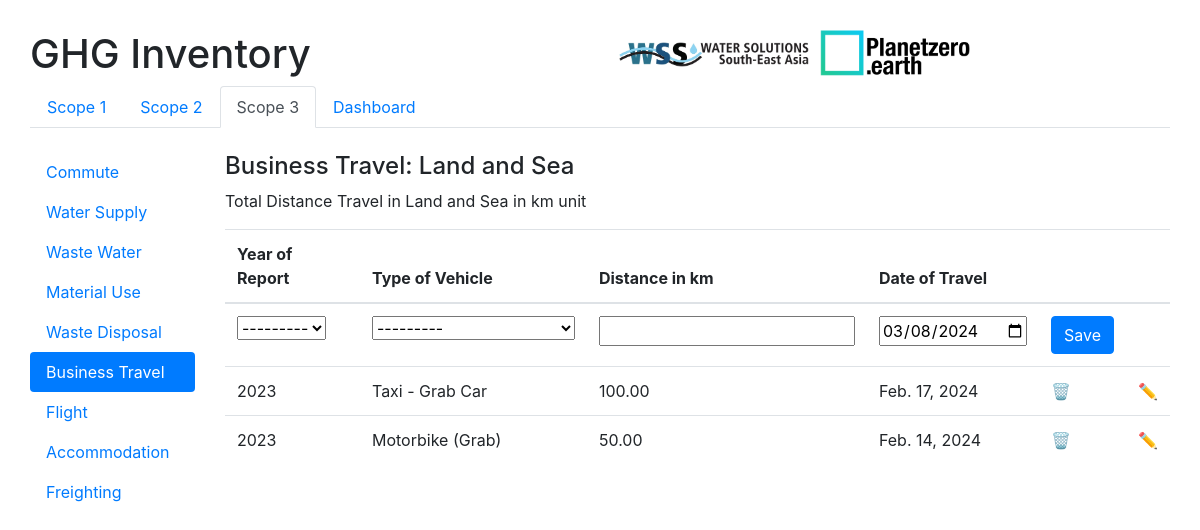
Screenshot of /ghg/scope3/travel/ with the database file from the repository.
### ghg_inventory/models.py (models this page shows)
class Travel(models.Model):
    inventory_year = models.ForeignKey(Inventory_Year, on_delete=models.CASCADE)
    TRAVEL_CHOICES = [
        ('Taxi - Grab Car', 'Taxi - Grab Car'),
        ('Motorbike (Grab)', 'Motorbike (Grab)'),
        ('Electric Taxi (Xanh Taxi)', 'Electric Taxi (Xanh Taxi)'),
    ]
    type = models.CharField(max_length=40, choices=TRAVEL_CHOICES)
    distance = models.DecimalField(max_digits=10, decimal_places=2)
    date = models.DateField()
    emission = models.FloatField()

class Inventory_Year(models.Model):
    year_choices = [(year, year) for year in range(2023, 2030)]
    year = models.IntegerField(choices=year_choices)
    def __str__(self):
        return str(self.year)

### ghg_inventory/views.py (the view, shortened to what this page needs)
# urls.py: path('scope3/travel/', views.travel, name='travel'),
def travel(request):
    travel = Travel_Form(prefix='travel')
    travels = Travel.objects.all()
    context_travel = {'travel': travel, 'travels': travels}
    return render(request, 'ghg_inventory/scope3_travel.html', context_travel)

### ghg_inventory/forms.py
class Travel_Form(forms.ModelForm):
    class Meta:
        model = Travel
        fields = ['inventory_year', 'type', 'distance', 'date']
        widgets = {
            'date': forms.DateInput(attrs={'type': 'date', 'value': timezone.now().date()}),
        }

### ghg_inventory/templates/ghg_inventory/scope3_travel.html (shortened to what this page needs)
{% extends 'ghg_inventory/base_scope3.html' %}
{% block content %}
    <div class="row">
        <div class="col-2">
            <ul class="nav nav-pills flex-column">
                <li class="nav-item">
                    <a class="nav-link " href="{% url 'commute' %}">Commute</a>
                </li>
                <li class="nav-item">
                    <a class="nav-link "  href="{% url 'water' %}">Water Supply</a>
                </li>
                <li class="nav-item">
                    <a class="nav-link " href="{% url 'wastewater' %}">Waste Water</a>
                </li>
                <li class="nav-item">
                    <a class="nav-link"  href="{% url 'material' %}">Material Use</a>
                </li>
                <li class="nav-item">
                    <a class="nav-link "  href="{% url 'disposal' %}">Waste Disposal</a>
                </li>
                <li class="nav-item">
                    <a class="nav-link active "  href="{% url 'travel' %}">Business Travel</a>
                </li>
                <li class="nav-item">
                    <a class="nav-link "  href="{% url 'flight' %}"> Flight </a>
                </li>
                <li class="nav-item">
                    <a class="nav-link "  href="{% url 'accommodation' %}">Accommodation</a>
                </li>
                <li class="nav-item">
                    <a class="nav-link "  href="{% url 'freighting' %}">Freighting</a>
                </li>
            </ul>
        </div>
        <div class="col">
            <h4> Business Travel: Land and Sea</h4>
            <p> Total Distance Travel in Land and Sea in km unit</p>
            <form method="post">
            <table class="table table-hover">
                <thead>
                    <tr>
                        <th>Year of Report</th>
                        <th>Type of Vehicle</th>
                        <th>Distance in km</th>
                        <th>Date of Travel</th>
                        <th></th>
                        <th></th>
                    </tr>
                </thead>
                <tbody>
                    <tr>
                        <td> {{ travel.inventory_year }} </td>
                        <td>{{ travel.type}}</td>
                        <td>{{ travel.distance}}</td>
                        <td>{{ travel.date}}</td>
                        <td><button type="submit" class="btn btn-primary">Save</button></td>
                        <td></td>
                    </tr>
                        {% for item in travels %}
                            <tr>
                                <td>{{ item.inventory_year }}</td>
                                <td>{{ item.type}}</td>
                                <td>{{ item.distance}}</td>
                                <td>{{ item.date}}</td>
                                <td><a href="{% url 'travel_delete' item.id %}">🗑️</a></td>
                                <td><a href="{% url 'travel_update' item.id %}">✏️</a></td>
                            </tr>
                        {% endfor %}
                </tbody>
            </table>
            </form>
        </div>
    </div>
{% endblock %}

### rows the page displays
Travel: inventory_year "2023", type "Taxi - Grab Car", distance "100.00", date "Feb. 17, 2024"
Travel: inventory_year "2023", type "Motorbike (Grab)", distance "50.00", date "Feb. 14, 2024"
